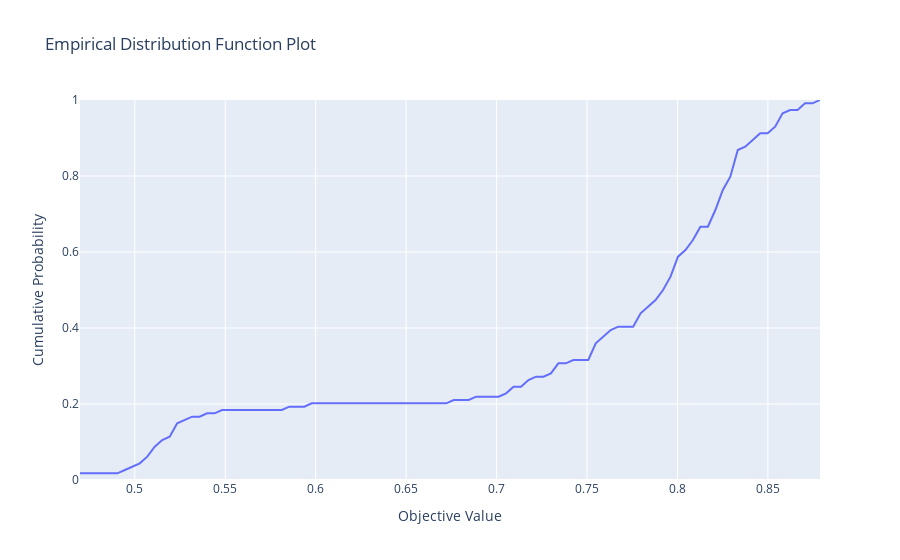

Notebook code cell kept with this figure:
### Code cell
visualization.plot_edf(study)
